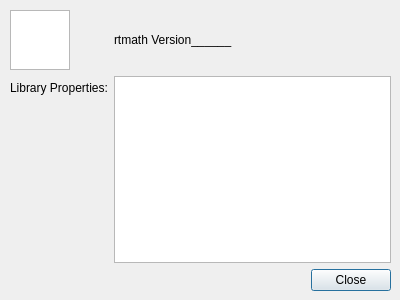
<?xml version="1.0" encoding="UTF-8"?>
<ui version="4.0">
 <class>frmAbout</class>
 <widget class="QDialog" name="frmAbout">
  <property name="geometry">
   <rect>
    <x>0</x>
    <y>0</y>
    <width>400</width>
    <height>300</height>
   </rect>
  </property>
  <property name="sizePolicy">
   <sizepolicy hsizetype="Fixed" vsizetype="Fixed">
    <horstretch>0</horstretch>
    <verstretch>0</verstretch>
   </sizepolicy>
  </property>
  <property name="minimumSize">
   <size>
    <width>400</width>
    <height>300</height>
   </size>
  </property>
  <property name="maximumSize">
   <size>
    <width>400</width>
    <height>300</height>
   </size>
  </property>
  <property name="windowTitle">
   <string>About rtmath</string>
  </property>
  <property name="windowIcon">
   <iconset resource="res.qrc">
    <normaloff>:/images/rtlogo</normaloff>:/images/rtlogo</iconset>
  </property>
  <widget class="QWidget" name="verticalLayoutWidget">
   <property name="geometry">
    <rect>
     <x>10</x>
     <y>10</y>
     <width>381</width>
     <height>281</height>
    </rect>
   </property>
   <layout class="QVBoxLayout" name="verticalLayout">
    <item>
     <layout class="QFormLayout" name="formLayout_2">
      <item row="0" column="0">
       <widget class="QGraphicsView" name="graphicsView">
        <property name="maximumSize">
         <size>
          <width>60</width>
          <height>60</height>
         </size>
        </property>
       </widget>
      </item>
      <item row="0" column="1">
       <widget class="QLabel" name="label">
        <property name="text">
         <string>rtmath Version______</string>
        </property>
       </widget>
      </item>
      <item row="1" column="0">
       <widget class="QLabel" name="label_2">
        <property name="text">
         <string>Library Properties:</string>
        </property>
       </widget>
      </item>
      <item row="1" column="1">
       <widget class="QTextBrowser" name="txtLibProps"/>
      </item>
     </layout>
    </item>
    <item>
     <layout class="QHBoxLayout" name="horizontalLayout">
      <item>
       <spacer name="horizontalSpacer_2">
        <property name="orientation">
         <enum>Qt::Horizontal</enum>
        </property>
        <property name="sizeHint" stdset="0">
         <size>
          <width>40</width>
          <height>20</height>
         </size>
        </property>
       </spacer>
      </item>
      <item>
       <widget class="QPushButton" name="cmdClose">
        <property name="text">
         <string>Close</string>
        </property>
        <property name="default">
         <bool>true</bool>
        </property>
        <property name="flat">
         <bool>false</bool>
        </property>
       </widget>
      </item>
     </layout>
    </item>
   </layout>
  </widget>
 </widget>
 <resources>
  <include location="res.qrc"/>
 </resources>
 <connections>
  <connection>
   <sender>cmdClose</sender>
   <signal>clicked()</signal>
   <receiver>frmAbout</receiver>
   <slot>close()</slot>
   <hints>
    <hint type="sourcelabel">
     <x>351</x>
     <y>277</y>
    </hint>
    <hint type="destinationlabel">
     <x>199</x>
     <y>149</y>
    </hint>
   </hints>
  </connection>
 </connections>
</ui>
